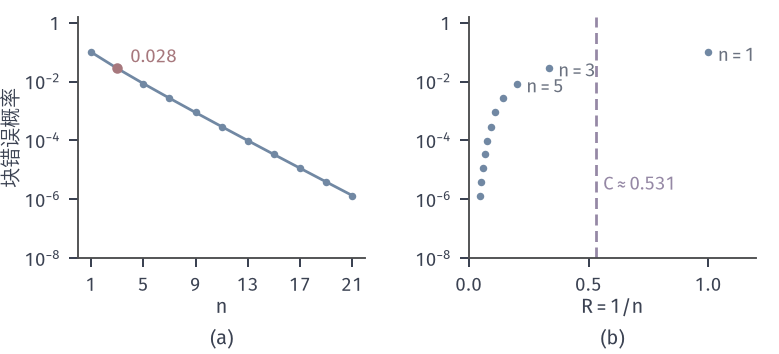

This chart was generated by the following Python code:
from pathlib import Path
import sys
HERE = Path(__file__).resolve().parent
sys.path.insert(0, str(HERE.parent/"dcc-common"))
from dcc_fig import *
# Repetition codes of odd length n over BSC(p=0.1) with majority decoding.
# (a) exact block error P(at least (n+1)/2 flips) versus n (log scale);  (b) the same codes in the rate-error plane,
# rate 1/n, with the BSC capacity C = 1 - h2(0.1) = 0.531 as a vertical dashed line.
p = BSC_P; C = 1-float(h2(p))
ns = np.arange(1, 22, 2)
pe = np.array([binpmf(n, p)[(n+1)//2:].sum() for n in ns])
fig, axs = figure(width_mm=110, height_mm=50, ncols=2)
panel(fig, left=.1, right=.97, top=.95, bottom=.27, wspace=.36)
ax = axs[0]
ax.plot(ns, pe, color=BLUE, lw=1.1); ax.plot(ns, pe, 'o', ms=3, color=BLUE, mew=0)
dot(ax, 3, pe[1]); lab(ax, 4, pe[1]*1.5, r'$0.028$', RED)
ax.set_yscale('log'); logticks(ax, [-8, -6, -4, -2, 0]); ax.set_ylim(1e-8, 1.5)
ax.set_xticks([1, 5, 9, 13, 17, 21]); ax.set_xlabel(r'$n$', labelpad=1); ax.set_ylabel('块错误概率', labelpad=1)
ax = axs[1]
ax.plot(1/ns, pe, 'o', ms=3, color=BLUE, mew=0)
ax.axvline(C, color=PURPLE, lw=1.1, ls=DASH)
lab(ax, C+.03, 2e-6, r'$C\approx0.531$', PURPLE)
for n, e in zip(ns[:3], pe[:3]): lab(ax, 1/n+.04, e*0.5, r'$n=%d$' % n, MUTED)
ax.set_yscale('log'); logticks(ax, [-8, -6, -4, -2, 0]); ax.set_ylim(1e-8, 1.5); ax.set_xlim(0, 1.2)
ax.set_xticks([0, .5, 1]); ax.set_xlabel(r'$R=1/n$', labelpad=1)
tags(fig, axs)
save(fig, HERE, 'figure', {'p': p, 'capacity': C, 'pe': dict(zip(map(int, ns), map(float, pe)))})
